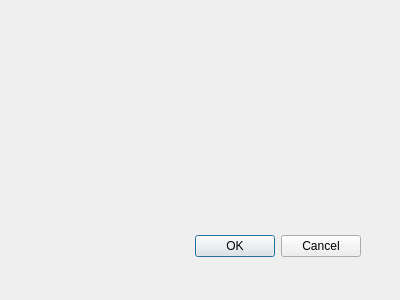
<?xml version="1.0" encoding="UTF-8"?>
<ui version="4.0">
 <class>AvisoLivro</class>
 <widget class="QDialog" name="AvisoLivro">
  <property name="geometry">
   <rect>
    <x>0</x>
    <y>0</y>
    <width>400</width>
    <height>300</height>
   </rect>
  </property>
  <property name="windowTitle">
   <string>Dialog</string>
  </property>
  <widget class="QDialogButtonBox" name="buttonBox">
   <property name="geometry">
    <rect>
     <x>20</x>
     <y>230</y>
     <width>341</width>
     <height>32</height>
    </rect>
   </property>
   <property name="orientation">
    <enum>Qt::Horizontal</enum>
   </property>
   <property name="standardButtons">
    <set>QDialogButtonBox::Cancel|QDialogButtonBox::Ok</set>
   </property>
  </widget>
 </widget>
 <resources/>
 <connections>
  <connection>
   <sender>buttonBox</sender>
   <signal>accepted()</signal>
   <receiver>AvisoLivro</receiver>
   <slot>accept()</slot>
   <hints>
    <hint type="sourcelabel">
     <x>248</x>
     <y>254</y>
    </hint>
    <hint type="destinationlabel">
     <x>157</x>
     <y>274</y>
    </hint>
   </hints>
  </connection>
  <connection>
   <sender>buttonBox</sender>
   <signal>rejected()</signal>
   <receiver>AvisoLivro</receiver>
   <slot>reject()</slot>
   <hints>
    <hint type="sourcelabel">
     <x>316</x>
     <y>260</y>
    </hint>
    <hint type="destinationlabel">
     <x>286</x>
     <y>274</y>
    </hint>
   </hints>
  </connection>
 </connections>
</ui>
